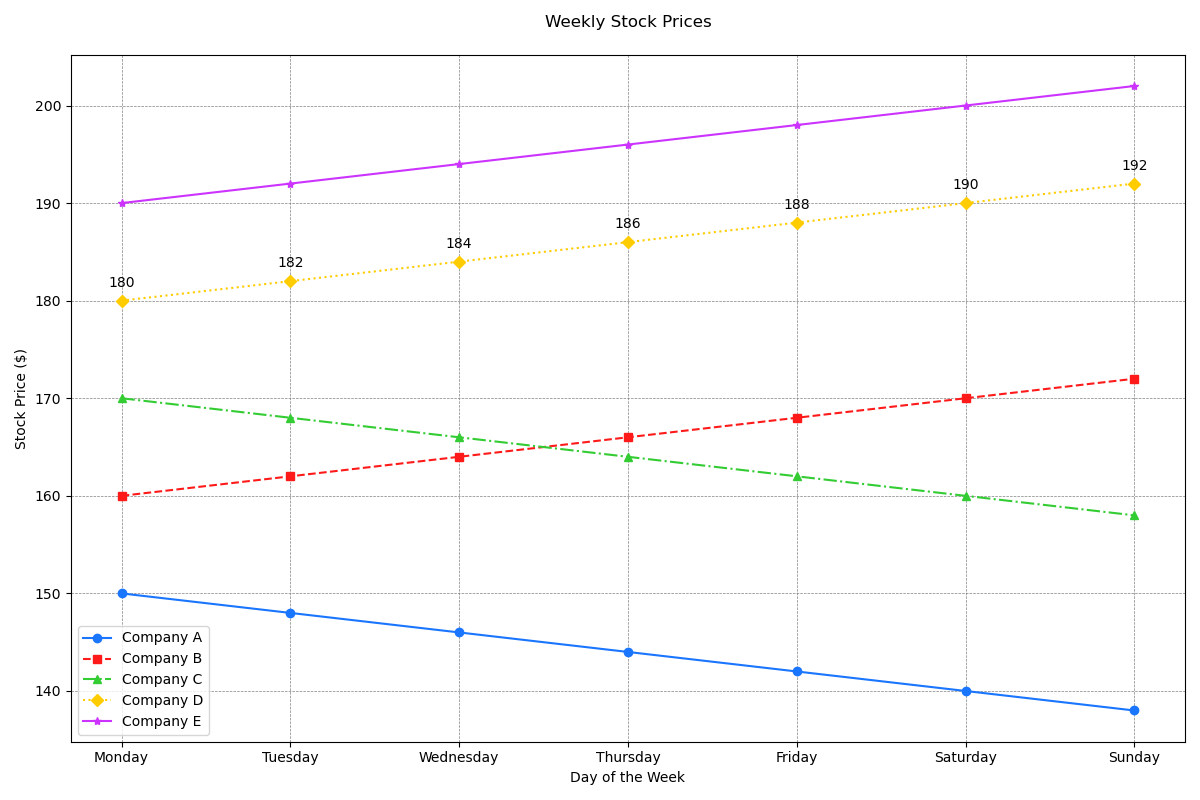

Source code (Python):

import matplotlib.pyplot as plt

data = [
    {'Day': 'Monday', 'Company A': 150, 'Company B': 160, 'Company C': 170, 'Company D': 180, 'Company E': 190},
    {'Day': 'Tuesday', 'Company A': 148, 'Company B': 162, 'Company C': 168, 'Company D': 182, 'Company E': 192},
    {'Day': 'Wednesday', 'Company A': 146, 'Company B': 164, 'Company C': 166, 'Company D': 184, 'Company E': 194},
    {'Day': 'Thursday', 'Company A': 144, 'Company B': 166, 'Company C': 164, 'Company D': 186, 'Company E': 196},
    {'Day': 'Friday', 'Company A': 142, 'Company B': 168, 'Company C': 162, 'Company D': 188, 'Company E': 198},
    {'Day': 'Saturday', 'Company A': 140, 'Company B': 170, 'Company C': 160, 'Company D': 190, 'Company E': 200},
    {'Day': 'Sunday', 'Company A': 138, 'Company B': 172, 'Company C': 158, 'Company D': 192, 'Company E': 202}
]

days = [item['Day'] for item in data]
company_a_prices = [item['Company A'] for item in data]
company_b_prices = [item['Company B'] for item in data]
company_c_prices = [item['Company C'] for item in data]
company_d_prices = [item['Company D'] for item in data]
company_e_prices = [item['Company E'] for item in data]

plt.figure(figsize=(12, 8))
plt.plot(days, company_a_prices, label='Company A', linestyle='-', marker='o', color='#1a75ff')
plt.plot(days, company_b_prices, label='Company B', linestyle='--', marker='s', color='#ff1a1a')
plt.plot(days, company_c_prices, label='Company C', linestyle='-.', marker='^', color='#33cc33')
plt.plot(days, company_d_prices, label='Company D', linestyle=':', marker='D', color='#ffcc00')
plt.plot(days, company_e_prices, label='Company E', linestyle='-', marker='*', color='#cc33ff')

plt.title('Weekly Stock Prices', pad=20)
plt.xlabel('Day of the Week')
plt.ylabel('Stock Price ($)')
plt.legend(loc='lower left')

plt.grid(True, linestyle='--', linewidth=0.5, color='gray')

for i, txt in enumerate(company_d_prices):
    plt.annotate(txt, (days[i], company_d_prices[i]), textcoords="offset points", xytext=(0,10), ha='center')

plt.tight_layout()
plt.show()
